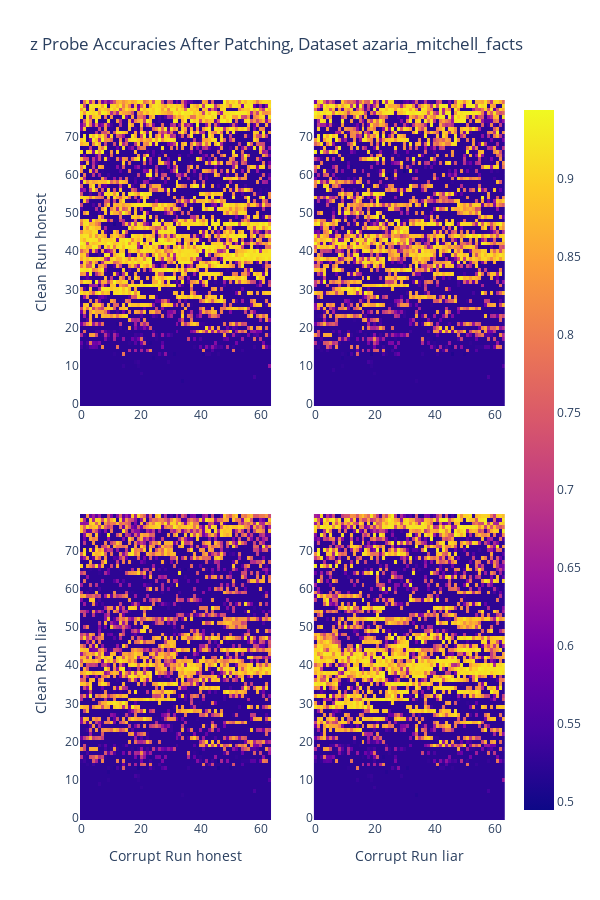

Source (notebook cell):
### Markdown cell above
## Show probe accuracies with clean and corrupt runs

### Code cell
probe_accs_fig = make_subplots(rows=len(modes), cols=len(modes))
act_type="z"
for row, patched_acts in enumerate([patched_acts_0, patched_acts_1]): # rows are different clean runs
    for col, mode in enumerate(modes): # columns are different corrupt runs
        px_fig = plot_z_probe_accuracies(patched_acts[mode].probe_accs[act_type], title=f"", n_layers=n_layers, n_heads=n_heads)

        probe_accs_fig.add_trace(
            px_fig['data'][0],  # add the trace from plotly express figure
            row=row+1,
            col=col+1
        )

for idx1 in range(1, len(modes)+1):
    probe_accs_fig.update_xaxes(title_text=f"Corrupt Run {modes[idx1-1]}", row=2, col=idx1)

for idx2 in range(1, len(modes)+1):
    probe_accs_fig.update_yaxes(title_text=f"Clean Run {modes[idx2-1]}", row=idx2, col=1)

probe_accs_fig.update_layout(title_text=f"{act_type} Probe Accuracies After Patching, Dataset {dataset_name}", showlegend=False, width=600, height=900)
probe_accs_fig.show()

### Figure 1 — Plotly figure (JSON) as saved in the notebook; plotly's stock layout.template omitted (floating-point values rounded to 4 significant figures; data arrays with more than 128 entries replaced by an {"elided": "..."} marker saying what was removed)
{"data": [{"coloraxis": "coloraxis", "hovertemplate": "Heads (sorted): %{x}<br>Layers: %{y}<br>color: %{z}<extra></extra>", "name": "0", "type": "heatmap", "xaxis": "x", "yaxis": "y", "z": {"elided": "80x64 float values"}}, {"coloraxis": "coloraxis", "hovertemplate": "Heads (sorted): %{x}<br>Layers: %{y}<br>color: %{z}<extra></extra>", "name": "0", "type": "heatmap", "xaxis": "x2", "yaxis": "y2", "z": {"elided": "80x64 float values"}}, {"coloraxis": "coloraxis", "hovertemplate": "Heads (sorted): %{x}<br>Layers: %{y}<br>color: %{z}<extra></extra>", "name": "0", "type": "heatmap", "xaxis": "x3", "yaxis": "y3", "z": {"elided": "80x64 float values"}}, {"coloraxis": "coloraxis", "hovertemplate": "Heads (sorted): %{x}<br>Layers: %{y}<br>color: %{z}<extra></extra>", "name": "0", "type": "heatmap", "xaxis": "x4", "yaxis": "y4", "z": {"elided": "80x64 float values"}}], "layout": {"height": 900, "showlegend": false, "title": {"text": "z Probe Accuracies After Patching, Dataset azaria_mitchell_facts"}, "width": 600, "xaxis": {"anchor": "y", "domain": [0, 0.45]}, "xaxis2": {"anchor": "y2", "domain": [0.55, 1]}, "xaxis3": {"anchor": "y3", "domain": [0, 0.45], "title": {"text": "Corrupt Run honest"}}, "xaxis4": {"anchor": "y4", "domain": [0.55, 1], "title": {"text": "Corrupt Run liar"}}, "yaxis": {"anchor": "x", "domain": [0.575, 1], "title": {"text": "Clean Run honest"}}, "yaxis2": {"anchor": "x2", "domain": [0.575, 1]}, "yaxis3": {"anchor": "x3", "domain": [0, 0.425], "title": {"text": "Clean Run liar"}}, "yaxis4": {"anchor": "x4", "domain": [0, 0.425]}}}
